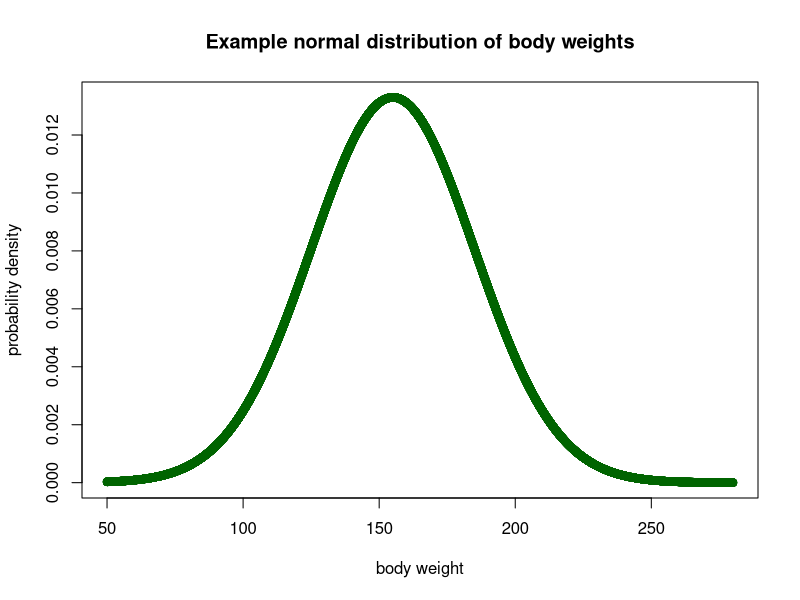

Here is the R script that generated this plot:
## ---- chunk 1
set.seed(1987)

xseq<-seq(50,280, 0.01)
densities <- dnorm(xseq, mean = 155, sd = 30)

plot(xseq, densities, col = "darkgreen", xlab = "body weight", ylab = "probability density",
     main = "Example normal distribution of body weights")

